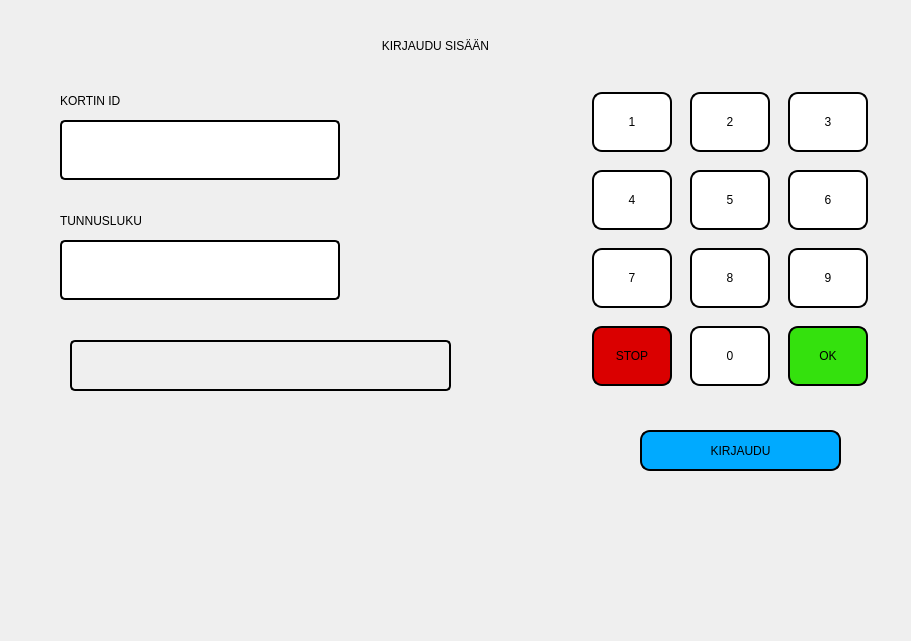
<?xml version="1.0" encoding="UTF-8"?>
<ui version="4.0">
 <class>LoginPage</class>
 <widget class="QWidget" name="LoginPage">
  <property name="geometry">
   <rect>
    <x>0</x>
    <y>0</y>
    <width>911</width>
    <height>641</height>
   </rect>
  </property>
  <property name="sizePolicy">
   <sizepolicy hsizetype="Ignored" vsizetype="Ignored">
    <horstretch>0</horstretch>
    <verstretch>0</verstretch>
   </sizepolicy>
  </property>
  <property name="windowTitle">
   <string>Form</string>
  </property>
  <property name="styleSheet">
   <string notr="true">QPushButton 
{
	
	font: 16pt &quot;Squada One&quot;;
    background-color: qlineargradient(x1: 0, y1: 0, x2: 0, y2: 1, stop: 0 white, stop: 1 grey);
	border-style: solid;
	border-color: black;
	border-width: 2px;
	border-radius: 10px;
}

QLabel 
{
	
	font: 16pt &quot;Squada One&quot;;
	border-style: solid;
	border-color: black;
	border-width: 2px;
	border-radius: 5px;
}

QLabel:focus
{
	border-color: red;
}</string>
  </property>
  <widget class="QLabel" name="label">
   <property name="geometry">
    <rect>
     <x>340</x>
     <y>30</y>
     <width>191</width>
     <height>31</height>
    </rect>
   </property>
   <property name="styleSheet">
    <string notr="true">border-style: none;</string>
   </property>
   <property name="text">
    <string>KIRJAUDU SISÄÄN</string>
   </property>
   <property name="alignment">
    <set>Qt::AlignCenter</set>
   </property>
  </widget>
  <widget class="QLabel" name="label_3">
   <property name="geometry">
    <rect>
     <x>60</x>
     <y>90</y>
     <width>131</width>
     <height>21</height>
    </rect>
   </property>
   <property name="styleSheet">
    <string notr="true">border-style: none;</string>
   </property>
   <property name="text">
    <string>KORTIN ID</string>
   </property>
   <property name="alignment">
    <set>Qt::AlignLeading|Qt::AlignLeft|Qt::AlignVCenter</set>
   </property>
  </widget>
  <widget class="QPushButton" name="Btn_Login">
   <property name="geometry">
    <rect>
     <x>640</x>
     <y>430</y>
     <width>201</width>
     <height>41</height>
    </rect>
   </property>
   <property name="styleSheet">
    <string notr="true">background-color: rgb(0, 170, 255);

alternate-background-color: rgb(85, 170, 255);</string>
   </property>
   <property name="text">
    <string>KIRJAUDU</string>
   </property>
  </widget>
  <widget class="QLabel" name="Label_CardInput">
   <property name="geometry">
    <rect>
     <x>60</x>
     <y>120</y>
     <width>280</width>
     <height>60</height>
    </rect>
   </property>
   <property name="minimumSize">
    <size>
     <width>280</width>
     <height>60</height>
    </size>
   </property>
   <property name="maximumSize">
    <size>
     <width>280</width>
     <height>60</height>
    </size>
   </property>
   <property name="baseSize">
    <size>
     <width>280</width>
     <height>60</height>
    </size>
   </property>
   <property name="mouseTracking">
    <bool>false</bool>
   </property>
   <property name="focusPolicy">
    <enum>Qt::ClickFocus</enum>
   </property>
   <property name="styleSheet">
    <string notr="true">background-color : white; 
color : gray;</string>
   </property>
   <property name="frameShape">
    <enum>QFrame::StyledPanel</enum>
   </property>
   <property name="frameShadow">
    <enum>QFrame::Sunken</enum>
   </property>
   <property name="text">
    <string/>
   </property>
   <property name="alignment">
    <set>Qt::AlignCenter</set>
   </property>
  </widget>
  <widget class="QLabel" name="Label_PinInput">
   <property name="geometry">
    <rect>
     <x>60</x>
     <y>240</y>
     <width>280</width>
     <height>60</height>
    </rect>
   </property>
   <property name="minimumSize">
    <size>
     <width>280</width>
     <height>60</height>
    </size>
   </property>
   <property name="maximumSize">
    <size>
     <width>280</width>
     <height>60</height>
    </size>
   </property>
   <property name="baseSize">
    <size>
     <width>280</width>
     <height>60</height>
    </size>
   </property>
   <property name="mouseTracking">
    <bool>false</bool>
   </property>
   <property name="focusPolicy">
    <enum>Qt::ClickFocus</enum>
   </property>
   <property name="styleSheet">
    <string notr="true">background-color : white; 
color : gray;</string>
   </property>
   <property name="frameShape">
    <enum>QFrame::StyledPanel</enum>
   </property>
   <property name="frameShadow">
    <enum>QFrame::Sunken</enum>
   </property>
   <property name="text">
    <string/>
   </property>
   <property name="alignment">
    <set>Qt::AlignCenter</set>
   </property>
  </widget>
  <widget class="QLabel" name="label_2">
   <property name="geometry">
    <rect>
     <x>60</x>
     <y>210</y>
     <width>151</width>
     <height>21</height>
    </rect>
   </property>
   <property name="styleSheet">
    <string notr="true">border-style: none;</string>
   </property>
   <property name="text">
    <string>TUNNUSLUKU</string>
   </property>
   <property name="alignment">
    <set>Qt::AlignLeading|Qt::AlignLeft|Qt::AlignVCenter</set>
   </property>
  </widget>
  <widget class="QWidget" name="gridLayoutWidget">
   <property name="geometry">
    <rect>
     <x>580</x>
     <y>80</y>
     <width>301</width>
     <height>321</height>
    </rect>
   </property>
   <layout class="QGridLayout" name="gridLayout">
    <item row="2" column="2">
     <widget class="QPushButton" name="Btn_8">
      <property name="sizePolicy">
       <sizepolicy hsizetype="Fixed" vsizetype="Fixed">
        <horstretch>0</horstretch>
        <verstretch>0</verstretch>
       </sizepolicy>
      </property>
      <property name="minimumSize">
       <size>
        <width>80</width>
        <height>60</height>
       </size>
      </property>
      <property name="baseSize">
       <size>
        <width>0</width>
        <height>0</height>
       </size>
      </property>
      <property name="styleSheet">
       <string notr="true">background-color: rgb(255, 255, 255);</string>
      </property>
      <property name="text">
       <string>8</string>
      </property>
     </widget>
    </item>
    <item row="1" column="2">
     <widget class="QPushButton" name="Btn_5">
      <property name="sizePolicy">
       <sizepolicy hsizetype="Fixed" vsizetype="Fixed">
        <horstretch>0</horstretch>
        <verstretch>0</verstretch>
       </sizepolicy>
      </property>
      <property name="minimumSize">
       <size>
        <width>80</width>
        <height>60</height>
       </size>
      </property>
      <property name="baseSize">
       <size>
        <width>0</width>
        <height>0</height>
       </size>
      </property>
      <property name="styleSheet">
       <string notr="true">background-color: rgb(255, 255, 255);</string>
      </property>
      <property name="text">
       <string>5</string>
      </property>
     </widget>
    </item>
    <item row="2" column="3">
     <widget class="QPushButton" name="Btn_9">
      <property name="sizePolicy">
       <sizepolicy hsizetype="Fixed" vsizetype="Fixed">
        <horstretch>0</horstretch>
        <verstretch>0</verstretch>
       </sizepolicy>
      </property>
      <property name="minimumSize">
       <size>
        <width>80</width>
        <height>60</height>
       </size>
      </property>
      <property name="baseSize">
       <size>
        <width>0</width>
        <height>0</height>
       </size>
      </property>
      <property name="styleSheet">
       <string notr="true">background-color: rgb(255, 255, 255);</string>
      </property>
      <property name="text">
       <string>9</string>
      </property>
     </widget>
    </item>
    <item row="1" column="1">
     <widget class="QPushButton" name="Btn_4">
      <property name="sizePolicy">
       <sizepolicy hsizetype="Fixed" vsizetype="Fixed">
        <horstretch>0</horstretch>
        <verstretch>0</verstretch>
       </sizepolicy>
      </property>
      <property name="minimumSize">
       <size>
        <width>80</width>
        <height>60</height>
       </size>
      </property>
      <property name="baseSize">
       <size>
        <width>0</width>
        <height>0</height>
       </size>
      </property>
      <property name="styleSheet">
       <string notr="true">background-color: rgb(255, 255, 255);</string>
      </property>
      <property name="text">
       <string>4</string>
      </property>
     </widget>
    </item>
    <item row="0" column="2">
     <widget class="QPushButton" name="Btn_2">
      <property name="sizePolicy">
       <sizepolicy hsizetype="Fixed" vsizetype="Fixed">
        <horstretch>0</horstretch>
        <verstretch>0</verstretch>
       </sizepolicy>
      </property>
      <property name="minimumSize">
       <size>
        <width>80</width>
        <height>60</height>
       </size>
      </property>
      <property name="baseSize">
       <size>
        <width>0</width>
        <height>0</height>
       </size>
      </property>
      <property name="styleSheet">
       <string notr="true">background-color: rgb(255, 255, 255);</string>
      </property>
      <property name="text">
       <string>2</string>
      </property>
     </widget>
    </item>
    <item row="0" column="1">
     <widget class="QPushButton" name="Btn_1">
      <property name="sizePolicy">
       <sizepolicy hsizetype="Fixed" vsizetype="Fixed">
        <horstretch>0</horstretch>
        <verstretch>0</verstretch>
       </sizepolicy>
      </property>
      <property name="minimumSize">
       <size>
        <width>80</width>
        <height>60</height>
       </size>
      </property>
      <property name="baseSize">
       <size>
        <width>0</width>
        <height>0</height>
       </size>
      </property>
      <property name="styleSheet">
       <string notr="true">background-color: rgb(255, 255, 255);</string>
      </property>
      <property name="text">
       <string>1</string>
      </property>
     </widget>
    </item>
    <item row="0" column="3">
     <widget class="QPushButton" name="Btn_3">
      <property name="sizePolicy">
       <sizepolicy hsizetype="Fixed" vsizetype="Fixed">
        <horstretch>0</horstretch>
        <verstretch>0</verstretch>
       </sizepolicy>
      </property>
      <property name="minimumSize">
       <size>
        <width>80</width>
        <height>60</height>
       </size>
      </property>
      <property name="baseSize">
       <size>
        <width>0</width>
        <height>0</height>
       </size>
      </property>
      <property name="styleSheet">
       <string notr="true">background-color: rgb(255, 255, 255);</string>
      </property>
      <property name="text">
       <string>3</string>
      </property>
     </widget>
    </item>
    <item row="1" column="3">
     <widget class="QPushButton" name="Btn_6">
      <property name="sizePolicy">
       <sizepolicy hsizetype="Fixed" vsizetype="Fixed">
        <horstretch>0</horstretch>
        <verstretch>0</verstretch>
       </sizepolicy>
      </property>
      <property name="minimumSize">
       <size>
        <width>80</width>
        <height>60</height>
       </size>
      </property>
      <property name="baseSize">
       <size>
        <width>0</width>
        <height>0</height>
       </size>
      </property>
      <property name="styleSheet">
       <string notr="true">background-color: rgb(255, 255, 255);</string>
      </property>
      <property name="text">
       <string>6</string>
      </property>
     </widget>
    </item>
    <item row="2" column="1">
     <widget class="QPushButton" name="Btn_7">
      <property name="sizePolicy">
       <sizepolicy hsizetype="Fixed" vsizetype="Fixed">
        <horstretch>0</horstretch>
        <verstretch>0</verstretch>
       </sizepolicy>
      </property>
      <property name="minimumSize">
       <size>
        <width>80</width>
        <height>60</height>
       </size>
      </property>
      <property name="baseSize">
       <size>
        <width>0</width>
        <height>0</height>
       </size>
      </property>
      <property name="styleSheet">
       <string notr="true">background-color: rgb(255, 255, 255);</string>
      </property>
      <property name="text">
       <string>7</string>
      </property>
     </widget>
    </item>
    <item row="3" column="2">
     <widget class="QPushButton" name="Btn_0">
      <property name="sizePolicy">
       <sizepolicy hsizetype="Fixed" vsizetype="Fixed">
        <horstretch>0</horstretch>
        <verstretch>0</verstretch>
       </sizepolicy>
      </property>
      <property name="minimumSize">
       <size>
        <width>80</width>
        <height>60</height>
       </size>
      </property>
      <property name="baseSize">
       <size>
        <width>0</width>
        <height>0</height>
       </size>
      </property>
      <property name="styleSheet">
       <string notr="true">background-color: rgb(255, 255, 255);</string>
      </property>
      <property name="text">
       <string>0</string>
      </property>
     </widget>
    </item>
    <item row="3" column="1">
     <widget class="QPushButton" name="Btn_STOP">
      <property name="sizePolicy">
       <sizepolicy hsizetype="Fixed" vsizetype="Fixed">
        <horstretch>0</horstretch>
        <verstretch>0</verstretch>
       </sizepolicy>
      </property>
      <property name="minimumSize">
       <size>
        <width>80</width>
        <height>60</height>
       </size>
      </property>
      <property name="baseSize">
       <size>
        <width>40</width>
        <height>40</height>
       </size>
      </property>
      <property name="styleSheet">
       <string notr="true">background-color: rgb(218, 0, 0);</string>
      </property>
      <property name="text">
       <string>STOP</string>
      </property>
     </widget>
    </item>
    <item row="3" column="3">
     <widget class="QPushButton" name="Btn_OK">
      <property name="sizePolicy">
       <sizepolicy hsizetype="Fixed" vsizetype="Fixed">
        <horstretch>0</horstretch>
        <verstretch>0</verstretch>
       </sizepolicy>
      </property>
      <property name="minimumSize">
       <size>
        <width>80</width>
        <height>60</height>
       </size>
      </property>
      <property name="baseSize">
       <size>
        <width>0</width>
        <height>0</height>
       </size>
      </property>
      <property name="styleSheet">
       <string notr="true">
background-color: rgb(52, 225, 13);</string>
      </property>
      <property name="text">
       <string>OK</string>
      </property>
     </widget>
    </item>
   </layout>
  </widget>
  <widget class="QLabel" name="Label_Error">
   <property name="geometry">
    <rect>
     <x>70</x>
     <y>340</y>
     <width>381</width>
     <height>51</height>
    </rect>
   </property>
   <property name="styleSheet">
    <string notr="true"/>
   </property>
   <property name="text">
    <string/>
   </property>
   <property name="alignment">
    <set>Qt::AlignCenter</set>
   </property>
  </widget>
 </widget>
 <resources/>
 <connections/>
</ui>
